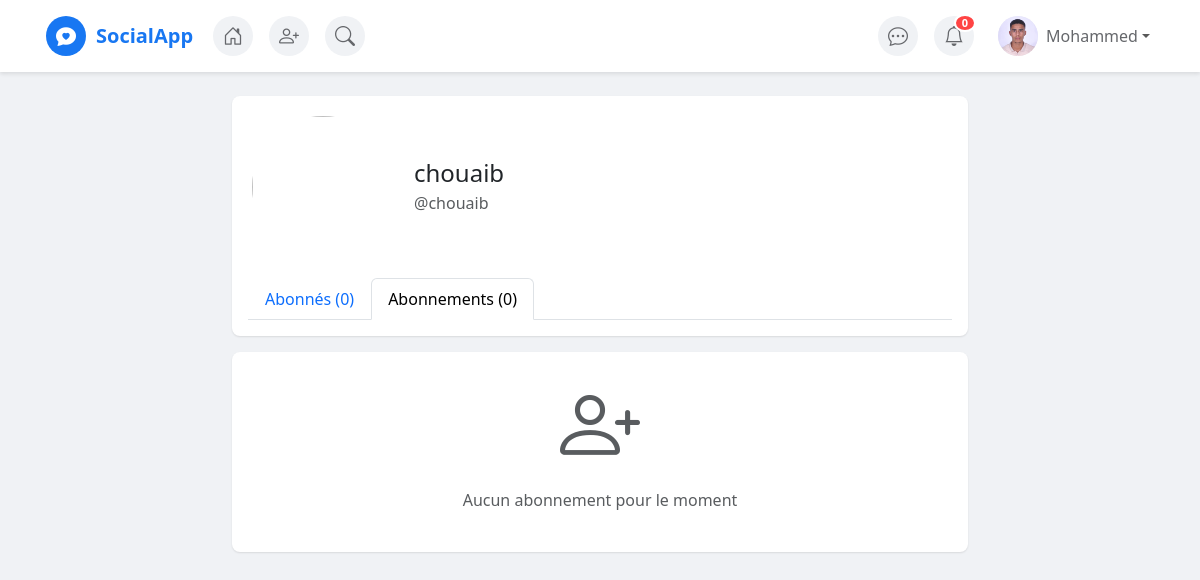
Page /social/following/chouaib/ (signed in) on the earlier database version.
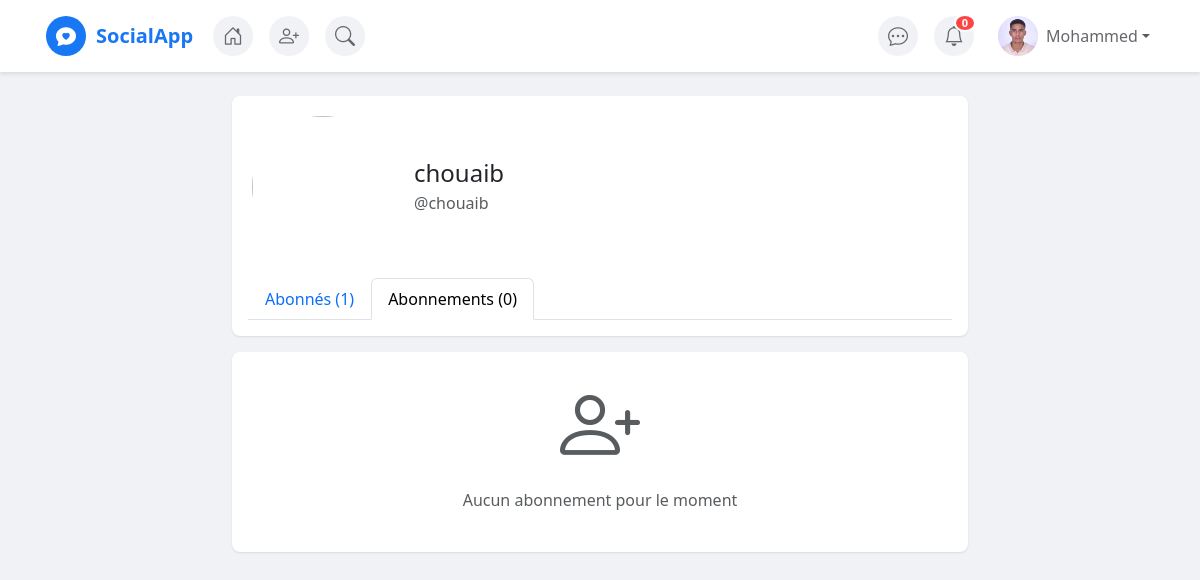
Same page on the later database version.
### apps/users/models.py (models this page shows, shortened)
class CustomUser(AbstractUser):
    email = models.EmailField(unique=True)
    bio = models.TextField(max_length=500, blank=True)
    location = models.CharField(max_length=100, blank=True)
    birth_date = models.DateField(null=True, blank=True)
    website = models.URLField(max_length=200, blank=True)

class Profile(models.Model):
    user = models.OneToOneField(CustomUser, on_delete=models.CASCADE, related_name='profile')
    profile_picture = models.ImageField(upload_to='profile_pics/', default='profile_pics/default.jpg')
    cover_photo = models.ImageField(upload_to='cover_photos/', blank=True, null=True)
    followers_count = models.IntegerField(default=0)
    following_count = models.IntegerField(default=0)
    posts_count = models.IntegerField(default=0)
    created_at = models.DateTimeField(auto_now_add=True)
    updated_at = models.DateTimeField(auto_now=True)

### apps/social/views.py (the view)
# urls.py: path('following/<str:username>/', views.following_list, name='following_list'),
@login_required
def following_list(request, username):
    user = get_object_or_404(CustomUser, username=username)
    following = Follow.objects.filter(follower=user).select_related('following', 'following__profile')
    if request.user.is_authenticated:
        user_following_ids = Follow.objects.filter(
            follower=request.user
        ).values_list('following_id', flat=True)
    else:
        user_following_ids = []
    context = {
        'profile_user': user,
        'following': following,
        'user_following_ids': list(user_following_ids),
        'tab': 'following'
    }
    return render(request, 'social/following_list.html', context)

### templates/social/following_list.html (shortened to what this page needs)
{% extends 'base.html' %}
{% block content %}
<div class="container mt-4">
    <div class="row justify-content-center">
        <div class="col-lg-8">
            <div class="post-card p-3 mb-3">
                <div class="d-flex align-items-center">
                    <img src="{{ profile_user.profile.get_profile_picture_url }}"
                         alt="" class="profile-img-lg me-3">
                    <div>
                        <h4 class="mb-1">{{ profile_user.username }}</h4>
                        <p class="text-muted mb-0">@{{ profile_user.username }}</p>
                    </div>
                </div>
                <ul class="nav nav-tabs mt-3">
                    <li class="nav-item">
                        <a class="nav-link"
                           href="{% url 'social:followers_list' profile_user.username %}">
                            Abonnés ({{ profile_user.profile.followers_count }})
                        </a>
                    </li>
                    <li class="nav-item">
                        <a class="nav-link active"
                           href="{% url 'social:following_list' profile_user.username %}">
                            Abonnements ({{ profile_user.profile.following_count }})
                        </a>
                    </li>
                </ul>
            </div>
            <div class="post-card">
                {% for follow in following %}
                <div class="p-3 border-bottom">
                    <div class="d-flex align-items-center">
                        <a href="{% url 'users:profile' follow.following.username %}">
                            <img src="{{ follow.following.profile.get_profile_picture_url }}"
                                 alt="" class="profile-img me-3">
                        </a>
                        <div class="flex-grow-1">
                            <a href="{% url 'users:profile' follow.following.username %}"
                               class="text-decoration-none text-dark">
                                <strong>{{ follow.following.username }}</strong>
                            </a>
                            {% if follow.following.bio %}
                            <p class="text-muted small mb-0">{{ follow.following.bio|truncatewords:15 }}</p>
                            {% endif %}
                        </div>
                        {% if follow.following != user %}
                        <button class="btn btn-sm btn-outline-primary"
                                onclick="followUser('{{ follow.following.username }}', this)">
                            Abonné
                        </button>
                        {% endif %}
                    </div>
                </div>
                {% empty %}
                <div class="p-4 text-center">
                    <i class="bi bi-person-plus display-1 text-muted"></i>
                    <p class="mt-3 text-muted">Aucun abonnement pour le moment</p>
                </div>
                {% endfor %}
            </div>
        </div>
    </div>
</div>
{% endblock %}

Differences in the rows shown:
changed through a linked row, CustomUser "chouaib": profile.followers_count "0" → "1"
